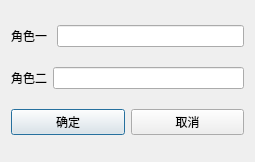
<?xml version="1.0" encoding="UTF-8"?>
<ui version="4.0">
 <class>MutexCreate</class>
 <widget class="QDialog" name="MutexCreate">
  <property name="geometry">
   <rect>
    <x>0</x>
    <y>0</y>
    <width>255</width>
    <height>162</height>
   </rect>
  </property>
  <property name="windowTitle">
   <string>Dialog</string>
  </property>
  <layout class="QVBoxLayout" name="verticalLayout">
   <item>
    <layout class="QHBoxLayout" name="horizontalLayout">
     <item>
      <widget class="QLabel" name="label">
       <property name="minimumSize">
        <size>
         <width>40</width>
         <height>0</height>
        </size>
       </property>
       <property name="text">
        <string>角色一</string>
       </property>
      </widget>
     </item>
     <item>
      <widget class="QLineEdit" name="role1Edit"/>
     </item>
    </layout>
   </item>
   <item>
    <layout class="QHBoxLayout" name="horizontalLayout_3">
     <item>
      <widget class="QLabel" name="label_2">
       <property name="text">
        <string>角色二</string>
       </property>
      </widget>
     </item>
     <item>
      <widget class="QLineEdit" name="role2Edit"/>
     </item>
    </layout>
   </item>
   <item>
    <layout class="QHBoxLayout" name="horizontalLayout_2">
     <item>
      <widget class="QPushButton" name="yesButton">
       <property name="text">
        <string>确定</string>
       </property>
      </widget>
     </item>
     <item>
      <widget class="QPushButton" name="closeButton">
       <property name="text">
        <string>取消</string>
       </property>
      </widget>
     </item>
    </layout>
   </item>
  </layout>
 </widget>
 <resources/>
 <connections/>
</ui>
